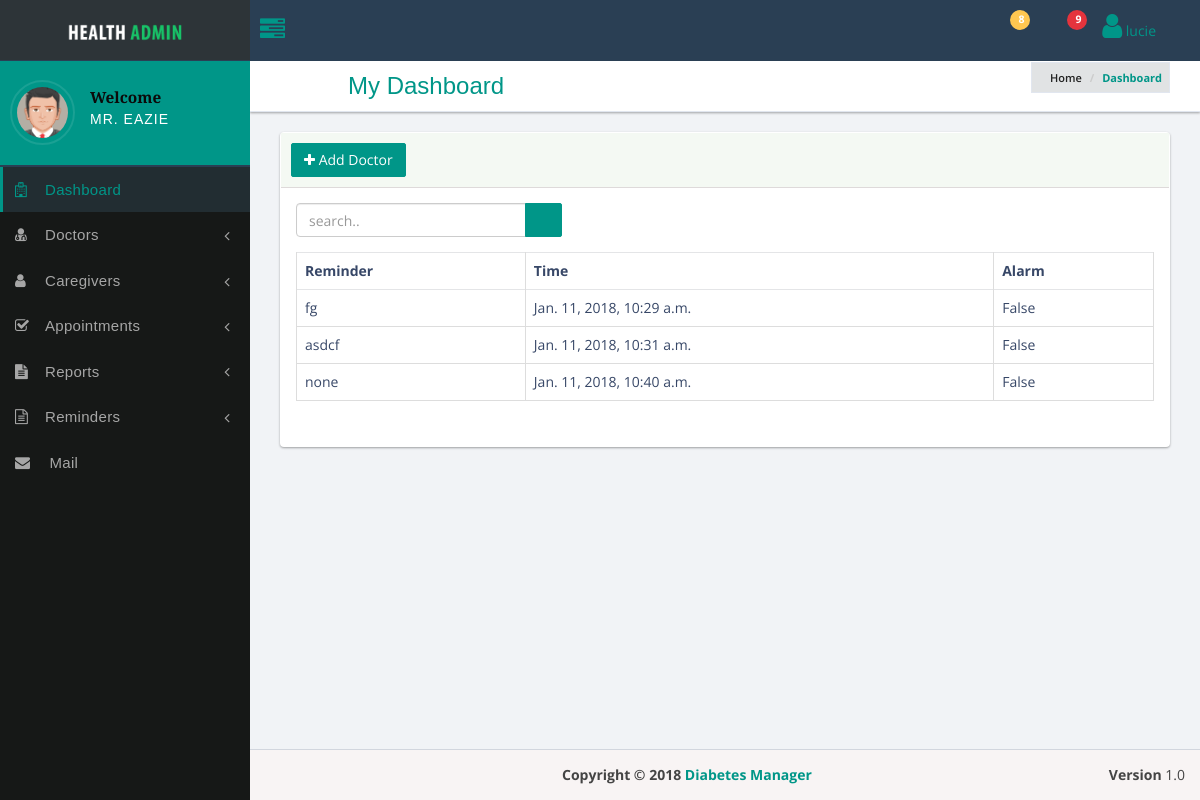
The app's page /reminderlist (signed in), older data.
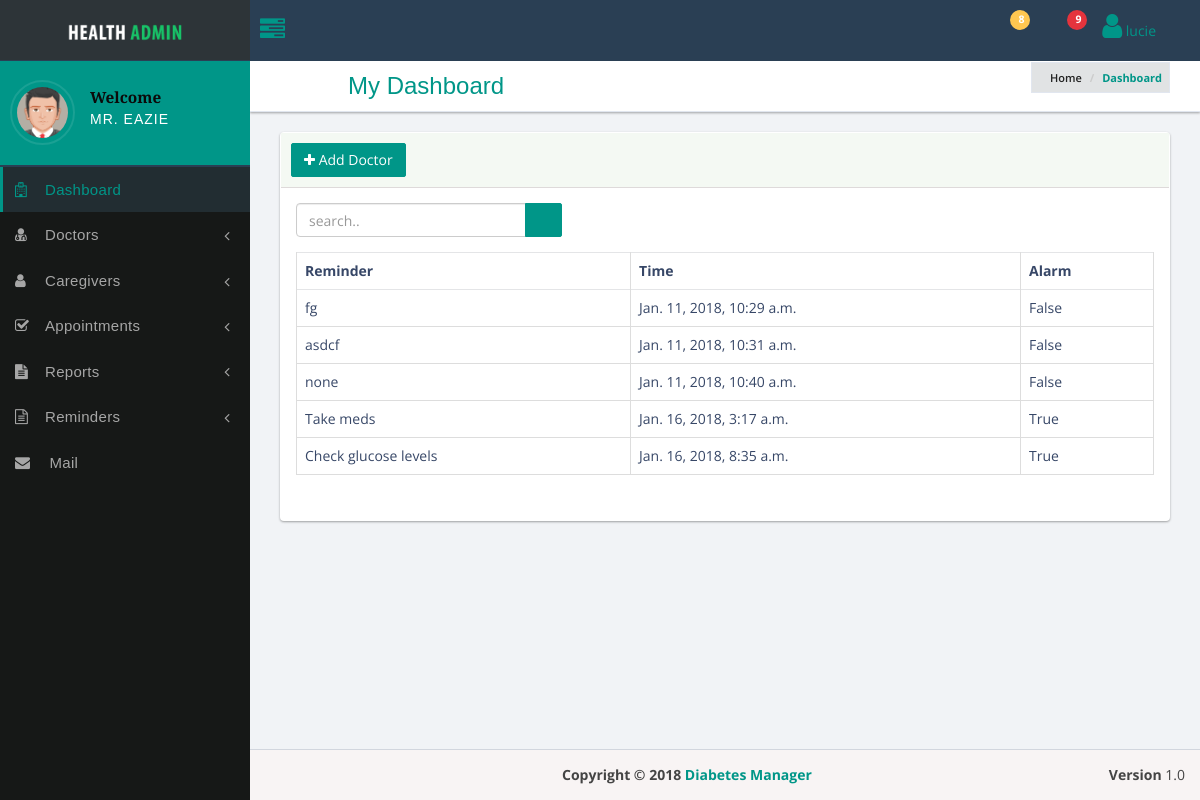
The same page, newer data.
### diabetes/models.py (models this page shows, shortened)
class Reminder(models.Model):
	reminder = models.CharField(max_length = 50)
	user = models.ForeignKey(User, on_delete=models.CASCADE, default=1)
	time = models.DateTimeField(auto_now=True)
	alarm = models.BooleanField(default=True)

### diabetes/views.py (the view)
# urls.py: url(r'^reminderlist', views.reminder_list, name = 'reminder_list'),
def reminder_list(request):
        reminders =	Reminder.objects.filter(user=request.user)
        return render(request, 'diabetes/reminders.html', {'reminders' : reminders})

### diabetes/templates/diabetes/reminders.html
{% extends 'diabetes/base.html' %}
{% block content %}
<div class="row">
    <div class="col-sm-12">
        <div class="panel panel-bd lobidrag">
            <div class="panel-heading">
                <div class="btn-group">
                    <a class="btn btn-success" href="app-list.html#"> <i class="fa fa-plus"></i>  Add Doctor</a>
                </div>
            </div>
            <div class="panel-body">
                <div class="row">
                    <div class="panel-header">
                        <div class="col-sm-4">
                        <div class="dataTables_length" id="example_length">
                            <div class="input-group custom-search-form">
                                <input type="search" class="form-control" placeholder="search..">
                                <span class="input-group-btn">
                                    <button class="btn btn-primary" type="button">
                                        <span class="glyphicon glyphicon-search"></span>
                                    </button>
                                </span>
                            </div>
                        </div>
                    </div>
                </div>
            </div>
            <div class="table-responsive">
                <table class="table table-bordered table-hover">
                    <thead>
                        <tr>
                            <th>Reminder</th>
                            <th>Time</th>
                            <th>Alarm</th>
                        </tr>
                    </thead>
                    <tbody>
                        {% for reminder in reminders %}
                            <tr>
                            <td>{{reminder.reminder}}</td>
                            <td>{{reminder.time}}</td>
                            <td>{{reminder.alarm}}</td>
                        </tr>
                        {% endfor %}
                    </tbody>
                </table>
            </div>
        </div>
    </div>
</div>
</div>
{% endblock %}

Row changes from the older to the newer data that the page shows:
added Reminder: reminder "Take meds", time "Jan. 16, 2018, 3:17 a.m.", alarm "True"
added Reminder: reminder "Check glucose levels", time "Jan. 16, 2018, 8:35 a.m.", alarm "True"
